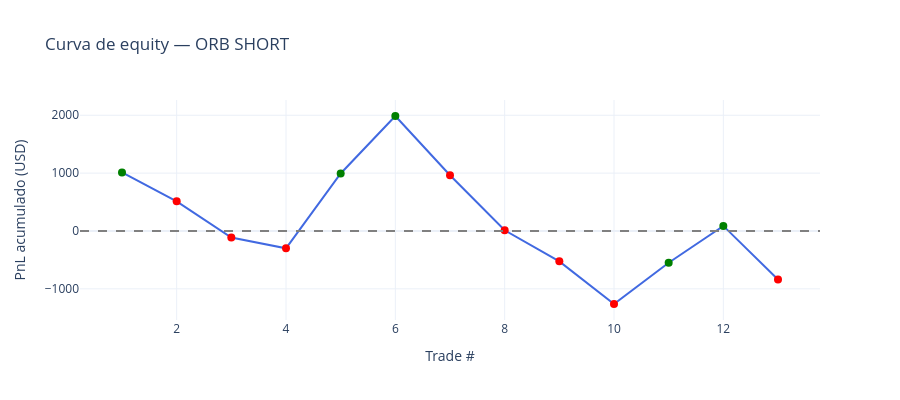

Notebook cell for this chart:
### Code cell
# Valor del punto ES = $50 por punto
punto = 50

df_trades["pnl_usd"] = df_trades["pnl"] * punto
df_trades["equity"] = df_trades["pnl_usd"].cumsum()

# Estadísticas
total = len(df_trades)
ganadores = df_trades[df_trades["pnl"] > 0]
perdedores = df_trades[df_trades["pnl"] < 0]
win_rate = len(ganadores) / total * 100
pnl_total = df_trades["pnl_usd"].sum()
ganancia_media = ganadores["pnl_usd"].mean()
perdida_media = perdedores["pnl_usd"].mean()
profit_factor = ganadores["pnl_usd"].sum() / abs(perdedores["pnl_usd"].sum())
max_drawdown = (df_trades["equity"].cummax() - df_trades["equity"]).max()

por_resultado = df_trades["resultado"].value_counts()

print("=" * 40)
print("ESTADÍSTICAS ORB SHORT — Mar/Abr 2026")
print("=" * 40)
print(f"Total trades:        {total}")
print(f"Ganadores:           {len(ganadores)} ({win_rate:.1f}%)")
print(f"Perdedores:          {len(perdedores)} ({100-win_rate:.1f}%)")
print(f"Por target:          {por_resultado.get('target', 0)}")
print(f"Por stop:            {por_resultado.get('stop', 0)}")
print(f"Por tiempo:          {por_resultado.get('tiempo', 0)}")
print(f"PnL total:           ${pnl_total:,.0f}")
print(f"Ganancia media:      ${ganancia_media:,.0f}")
print(f"Pérdida media:       ${perdida_media:,.0f}")
print(f"Profit factor:       {profit_factor:.2f}")
print(f"Max drawdown:        ${max_drawdown:,.0f}")
print("=" * 40)

# Curva de equity
fig = go.Figure()
fig.add_trace(go.Scatter(
    x=list(range(1, total+1)),
    y=df_trades["equity"],
    mode="lines+markers",
    line=dict(color="royalblue", width=2),
    marker=dict(
        color=["green" if p > 0 else "red" for p in df_trades["pnl"]],
        size=8
    ),
    name="Equity"
))
fig.add_hline(y=0, line_dash="dash", line_color="gray")
fig.update_layout(
    title="Curva de equity — ORB SHORT",
    xaxis_title="Trade #",
    yaxis_title="PnL acumulado (USD)",
    height=400,
    template="plotly_white"
)
fig.show()

### Figure 1 — Plotly figure (JSON) as saved in the notebook; plotly's stock layout.template omitted (floating-point values rounded to 4 significant figures)
{"data": [{"line": {"color": "royalblue", "width": 2}, "marker": {"color": ["green", "red", "red", "red", "green", "green", "red", "red", "red", "red", "green", "green", "red"], "size": 8}, "mode": "lines+markers", "name": "Equity", "type": "scatter", "x": [1, 2, 3, 4, 5, 6, 7, 8, 9, 10, 11, 12, 13], "y": [1012.0, 512.5, -112.5, -300.0, 993.8, 1988.0, 962.5, 12.5, -525.0, -1262.0, -550.0, 87.5, -837.5]}], "layout": {"height": 400, "shapes": [{"line": {"color": "gray", "dash": "dash"}, "type": "line", "x0": 0, "x1": 1, "xref": "x domain", "y0": 0, "y1": 0, "yref": "y"}], "title": {"text": "Curva de equity — ORB SHORT"}, "xaxis": {"title": {"text": "Trade #"}}, "yaxis": {"title": {"text": "PnL acumulado (USD)"}}}}
